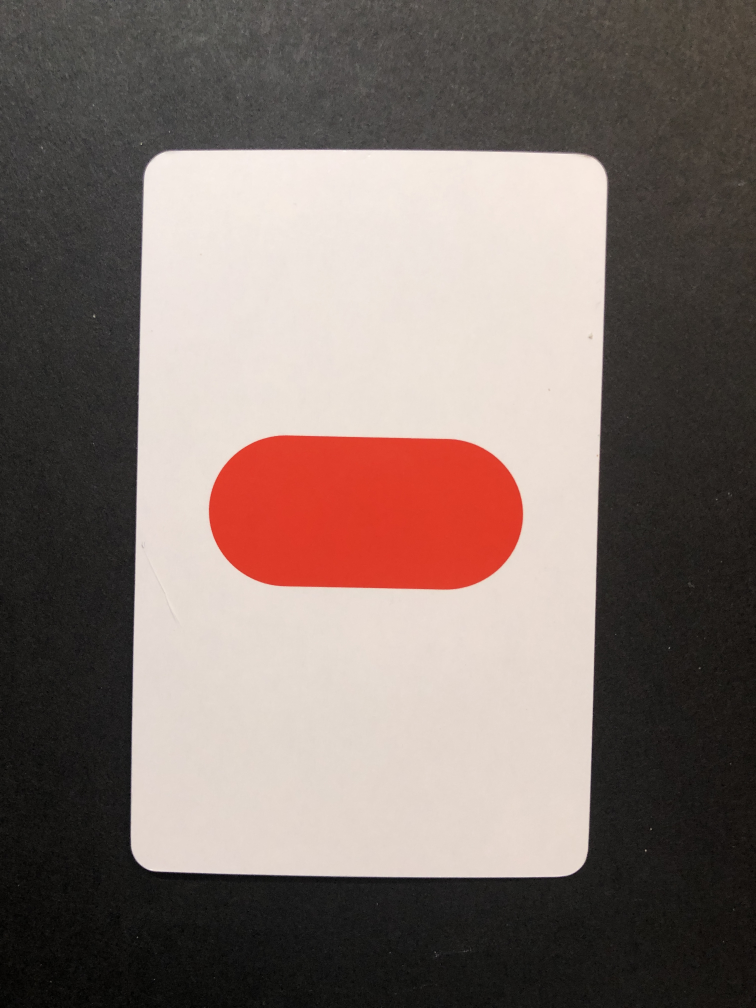
#> input picture img/0000.jpg, 3024 x 4032 px (shown at 1/4 size); its folder holds only this picture in this run
$ python -i obtain.py   (imports and definitions only)
#> lines starting #> are read from the running program, lines starting #| are printed output that depends on the picture; after the words box and inside, x2 and y2 are one past the last pixel; in counts of white or black regions, pixels touching at a corner belong together
### reference.py
import cv2
import numpy as np
import os

WAIT_TIME = 1500

SHAPES = ["0__0", "0__1", "0__2", "1__0", "1__1", "1__2", "2__0", "2__1", "2__2"]
IMG_TYPE = "jpg"

NUM_DICT = {0: "1", 1: "2", 2: "3"}
COLOR_DICT = {0: "red", 1: "green", 2: "purple"}
FILL_DICT = {0: "solid", 1: "striped", 2: "empty"}
SHAPE_DICT = {0: "oval", 1: "diamond", 2: "squiggle"}

CANNY_THRESH = 50
THRESH_C = 70

CARD_MAX_AREA = 120000
CARD_MIN_AREA = 5000
CARD_WIDTH = 225
CARD_HEIGHT = 350

FONT_SIZE = 2
DEFAULT_FILL = 0

RED_VALS = [0, 49, 64, 255, 212, 255]
GREEN_VALS = [50, 89, 70, 255, 56, 255]
PURPLE_VALS = [90, 179, 12, 255, 82, 255]
VALS_DICT = {0:RED_VALS, 1:GREEN_VALS, 2:PURPLE_VALS}


# idk why i did this. this is the same as the shape class lol
class Card:
    def __init__(self):
        self.name = []
        self.img = []


# really just a class to represent the shape images
class Shape:
    def __init__(self):
        self.img = []
        self.name = "tbd"

    def __init__(self, image, n):
        self.img = image
        self.name = n

    def __repr__(self):
        return name_from_id(self.name, True)


# shows image for time (ms)
# [4 lines left out: function show_wait, not called in this run]


# gets name from number id (id as string)
def name_from_id(id):
    return NUM_DICT[int(id[0])] + " " + COLOR_DICT[int(id[1])] + " " + FILL_DICT[int(id[2])] + " " + SHAPE_DICT[int(id[3])]


# cannot be bothered to think. pts assumed to be 2d array [4][2]
def format_points(pts):
    if len(pts) != 4:
        return
    left_top = [0,0]
    left_bottom = [0,0]
    right_bottom = [0,0]
    right_top = [0,0]
    x_sum = 0
    y_sum = 0
    for pt in pts:
        x_sum += pt[0][0]
        y_sum += pt[0][1]
    x_avg = x_sum // 4
    y_avg = y_sum // 4
    for pt in pts:
        if pt[0][0] <= x_avg:
            if pt[0][1] <= y_avg:
                left_top = pt
            else:
                left_bottom = pt
        else:
            if pt[0][1] <= y_avg:
                right_top = pt
            else:
                right_bottom = pt
    return [left_top, left_bottom, right_bottom, right_top]


# warps image (pts1 --> pts2)
def warp(img, pts1, pts2, width, height):
    matrix = cv2.getPerspectiveTransform(pts1, pts2)
    output = cv2.warpPerspective(img, matrix, (width, height))
    return output


# empty function for trackbars
def empty(dummy):
    print(dummy)


# stacks images in img_array
def stack_images(scale, img_array):
    rows = len(img_array)
    if rows == 0:
        return cv2.imread("reference/black.jpg")
    cols = len(img_array[0])
    rowsAvailable = isinstance(img_array[0], list)
    width = img_array[0][0].shape[1]
    height = img_array[0][0].shape[0]
    if rowsAvailable:
        for x in range(0, rows):
            for y in range(0, cols):
                if img_array[x][y].shape[:2] == img_array[0][0].shape[:2]:
                    img_array[x][y] = cv2.resize(img_array[x][y], (0, 0), None, scale, scale)
                else:
                    img_array[x][y] = cv2.resize(img_array[x][y], (img_array[0][0].shape[1], img_array[0][0].shape[0]),
                                                 None, scale, scale)
                if len(img_array[x][y].shape) == 2: img_array[x][y] = cv2.cvtColor(img_array[x][y], cv2.COLOR_GRAY2BGR)
        imageBlank = np.zeros((height, width, 3), np.uint8)
        hor = [imageBlank] * rows
        hor_con = [imageBlank] * rows
        for x in range(0, rows):
            hor[x] = np.hstack(img_array[x])
        ver = np.vstack(hor)
    else:
        for x in range(0, rows):
            if img_array[x].shape[:2] == img_array[0].shape[:2]:
                img_array[x] = cv2.resize(img_array[x], (0, 0), None, scale, scale)
            else:
                img_array[x] = cv2.resize(img_array[x], (img_array[0].shape[1], img_array[0].shape[0]), None, scale, scale)
            if len(img_array[x].shape) == 2: img_array[x] = cv2.cvtColor(img_array[x], cv2.COLOR_GRAY2BGR)
        hor = np.hstack(img_array)
        ver = hor
    return ver


# returns color id
# [136 lines left out: functions match_color, match, load_shapes, isolate, not called in this run]

### obtain.py
import cv2
import numpy as np
import reference as ref
import os

DIRECTORY = "img"
FIN_DIR = "all"


def get_contours(name, img, img_contour, img_gray, img_blur, img_canny, img_dilated, gs):
    # contours, hierarchy = cv2.findContours(img_canny, cv2.RETR_EXTERNAL, cv2.CHAIN_APPROX_SIMPLE)
    contours, hierarchy = cv2.findContours(img_dilated, cv2.RETR_EXTERNAL, cv2.CHAIN_APPROX_SIMPLE)
    for cnt in contours:
        area = cv2.contourArea(cnt)
        if area > 500:

            cv2.drawContours(img_contour, cnt, -1, (255, 0, 0), 3)
            peri = cv2.arcLength(cnt, True)
            # print(peri)
            approx = cv2.approxPolyDP(cnt, 0.02 * peri, True)
            # print(approx)

            objCor = len(approx)
            x, y, w, h = cv2.boundingRect(approx)

            if objCor == 4:
                objectType = "Card"
                width, height = ref.CARD_WIDTH, ref.CARD_HEIGHT
                # new = np.float32([[0, 0], [0, height], [width, height], [width, 0]])
                new = np.float32([[0, 0], [0, height], [width, height], [width, 0]])
                p1s = np.float32(ref.format_points(approx))
                warped_canny = ref.warp(img_canny, p1s, new, width, height)
                warped = None
                if gs:
                    (thresh, img_bw) = cv2.threshold(img_gray, 127, 255, cv2.THRESH_BINARY)
                    warped = ref.warp(img_bw, p1s, new, width, height)
                else:
                    warped = ref.warp(img, p1s, new, width, height)
                # warped_dilated = cv2.dilate(warped, kernel=np.ones((3, 3), np.uint8), iterations=1)
                cv2.imshow("warped1", warped_canny)
                cv2.imshow("warped orig", warped)
                cv2.imwrite(FIN_DIR + "/" + name, warped)
            else:
                objectType = ""

            cv2.rectangle(img_contour, (x, y), (x + w, y + h), (0, 255, 0), 2)
            cv2.putText(img_contour, objectType,
                        (x + (w // 2) - 10, y + (h // 2) - 10), cv2.FONT_HERSHEY_COMPLEX, 0.5,
                        (0, 0, 255), 2)
    img_stack = ref.stack_images(0.8, ([img, img_gray, img_blur],
                                      [img_canny, img_contour, img_dilated]))
    cv2.imshow("Stack", img_stack)


def process(gs=True):
#> called with gs = True
    for filename in os.listdir(DIRECTORY):
        if filename.endswith("." + ref.IMG_TYPE):
            print(os.path.join(DIRECTORY + "/", filename))
            img = cv2.imread(DIRECTORY + "/" + filename)
#> img is the input picture: shape (4032, 3024, 3); mean B, G, R 107.6, 113.1, 127.8
            img_contour = img.copy()
            img_gray = cv2.cvtColor(img, cv2.COLOR_BGR2GRAY)
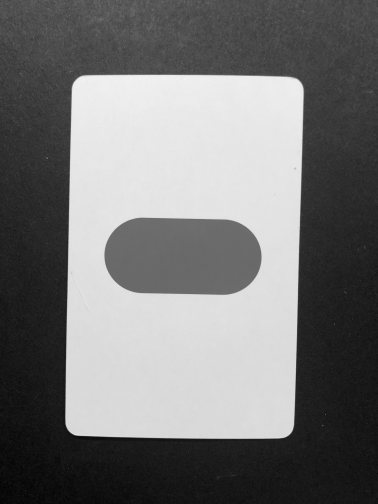
#> img_gray: shape (4032, 3024) (shown at 1/8 size); min 0, max 254, mean 116.9
            img_blur = cv2.GaussianBlur(img_gray, (7, 7), 3)
            img_canny = cv2.Canny(img_blur, 50, 50)
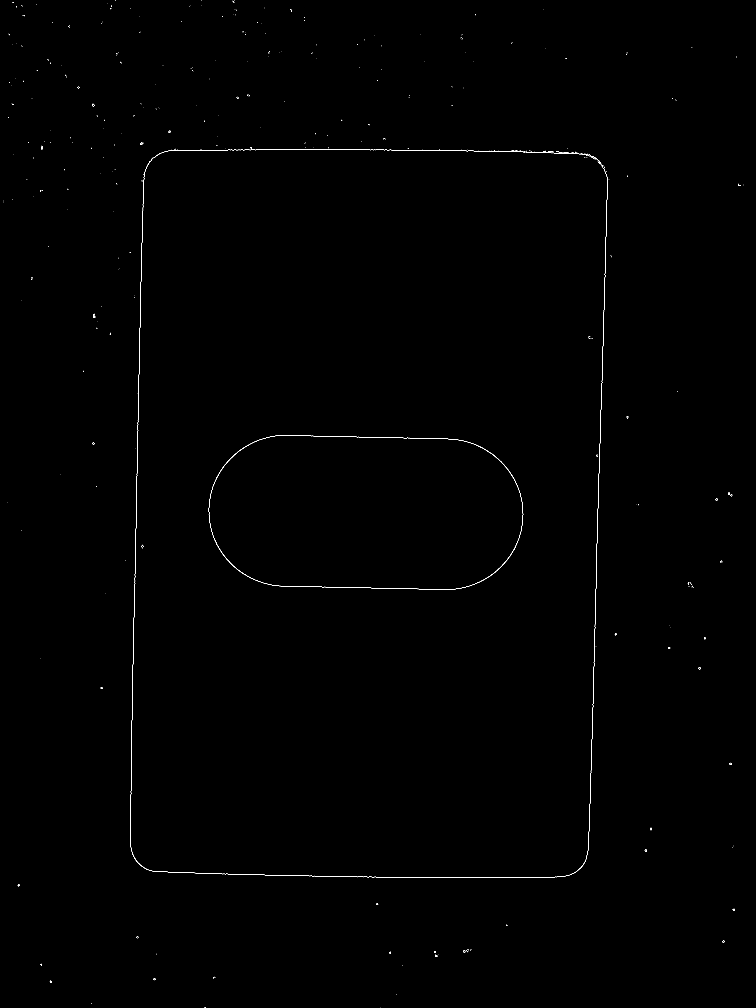
#> img_canny: shape (4032, 3024) (shown at 1/4 size); 0.12% white in thin lines or dots
            img_dilated = cv2.dilate(img_canny, kernel=np.ones((5, 5), np.uint8), iterations=2)
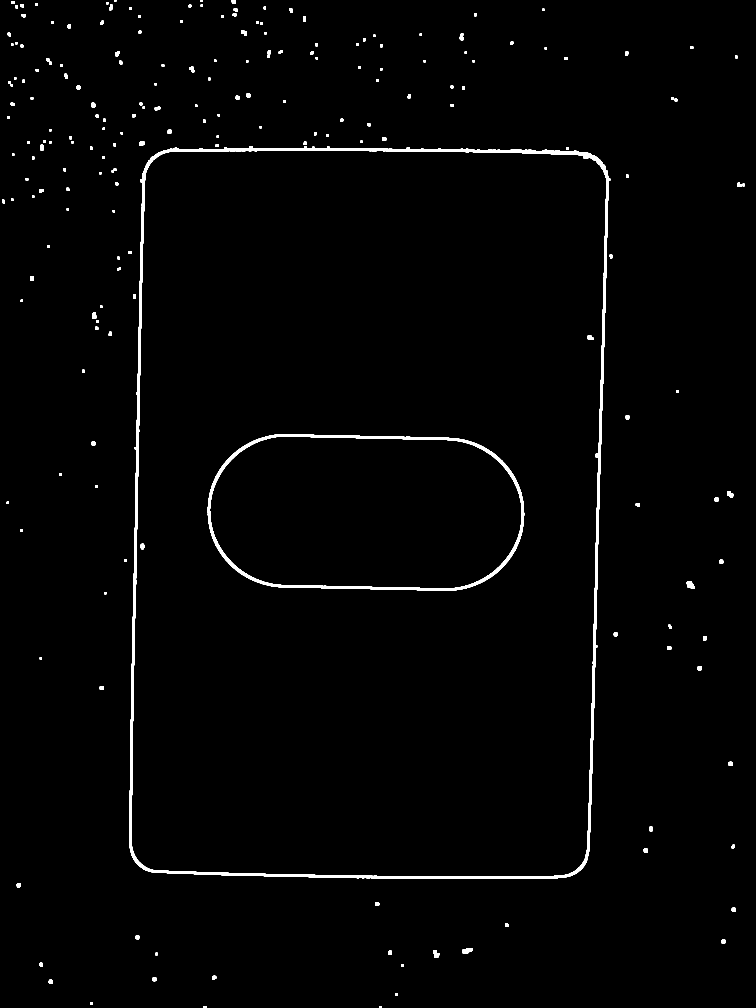
#> img_dilated: shape (4032, 3024) (shown at 1/4 size); 1.3% white; 205 white regions
            get_contours(filename, img, img_contour, img_gray, img_blur, img_canny, img_dilated, gs)
#> in get_contours, `contours, hierarchy = cv2.findContours(img_dilated, cv2.RETR_EXTERNAL,..`: contours = 202 contours; largest, box (x1, y1, x2, y2) and area: (518, 585, 2441, 3515) 5387374, (2747, 2325, 2778, 2354) 594, (1848, 3794, 1890, 3813) 584, (1733, 3801, 1758, 3832) 477, (2908, 1966, 2933, 1990) 398
#> the loop in get_contours, `for cnt in contours:` made 202 passes
#> (area, peri, objCor, x, y, w, h, objectType) on pass 80: (5387373.5, 9757.5, 4, 534, 620, 1887, 2875, 'Card')
#> after the loop in get_contours, `for cnt in contours:`:
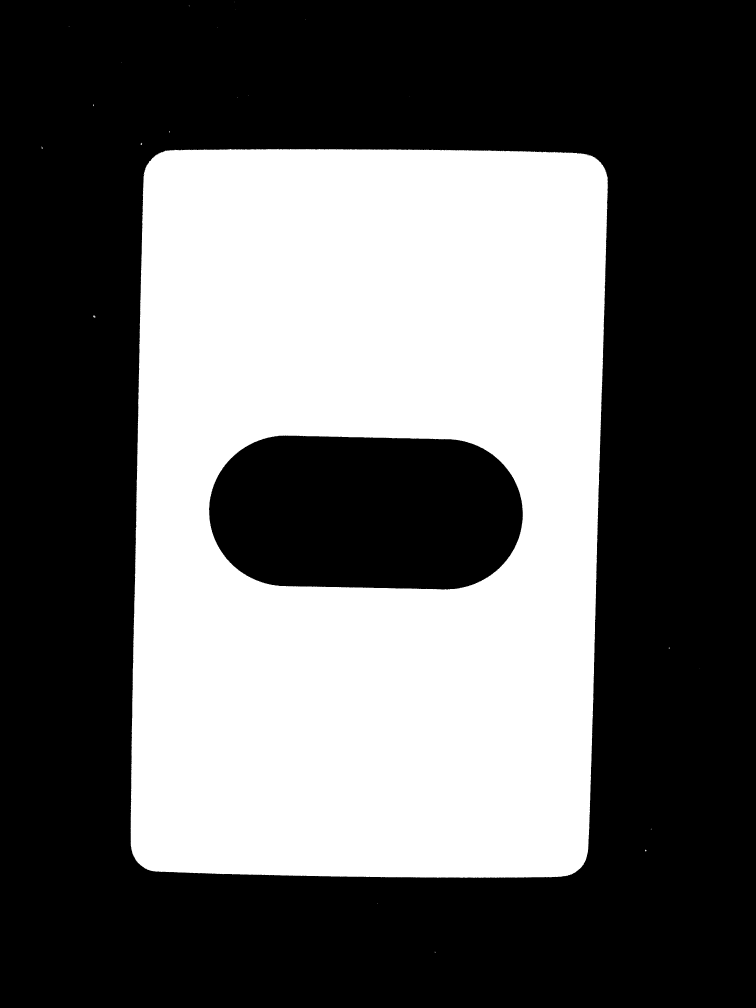
#> img_bw: shape (4032, 3024) (shown at 1/4 size); 38.4% white; 36 white regions (31 under 20 px), largest, box (x1, y1, x2, y2) and area: (522, 595, 2433, 3511) 4676288, (373, 1260, 382, 1270) 51, (562, 571, 569, 580) 32, (2580, 3399, 2586, 3405) 28, (165, 586, 170, 596) 26
#> after the loop in stack_images, `for x in range(0, rows):`: hor = 2 items
            img_stack = ref.stack_images(0.8, ([img, img_gray, img_blur],
                                              [img_canny, img_contour, img_dilated]))
            cv2.imshow("Stack", img_stack)
            cv2.waitKey(1000)


# [21 lines of commented-out code are left out]

>>> result = process()

$ run again, on img/0101.jpg
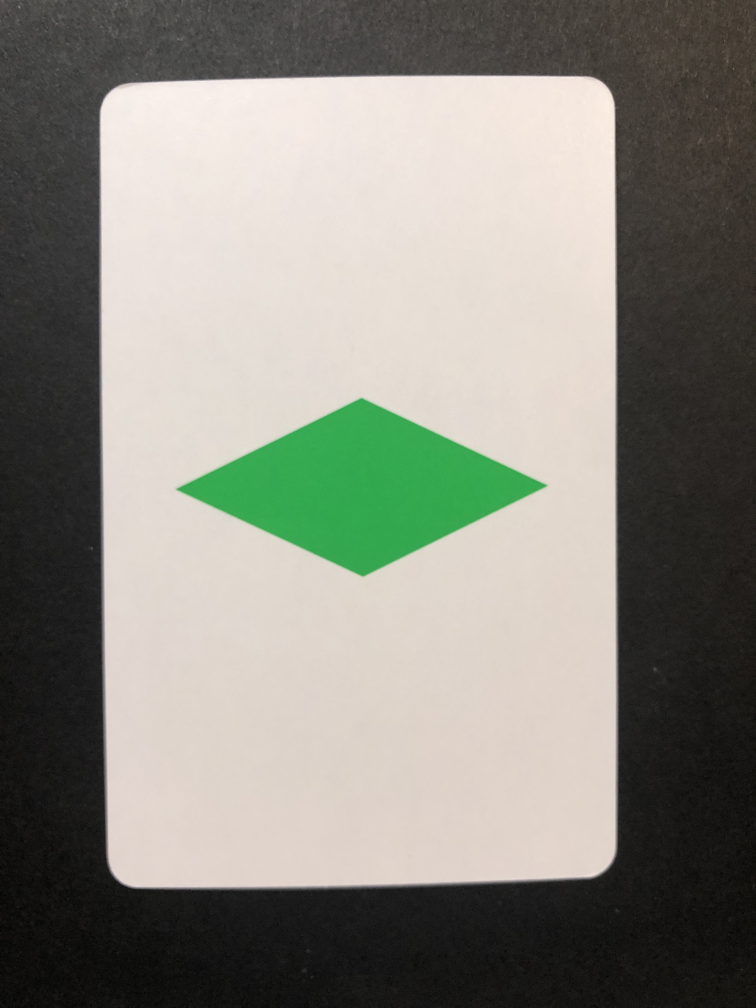
#> input picture img/0101.jpg, 3024 x 4032 px (shown at 1/4 size)
#> in process, img is the input picture: shape (4032, 3024, 3); mean B, G, R 125.9, 135, 135.7
#> in process, `img_canny = cv2.Canny(img_blur, 50, 50)`:
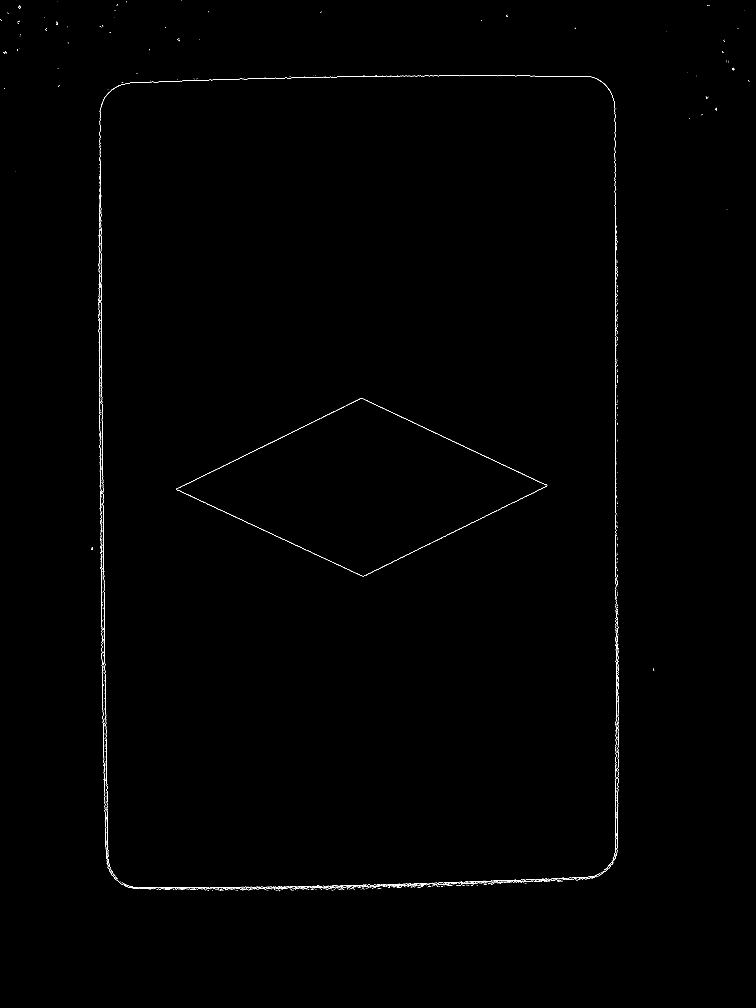
#> img_canny: shape (4032, 3024) (shown at 1/4 size); 0.19% white in thin lines or dots, all inside (x1, y1, x2, y2) = (0, 1, 2997, 3565)
#> img_dilated: shape (4032, 3024); 1.7% white; 54 white regions
#> contours = 53 contours; largest, box (x1, y1, x2, y2) and area: (389, 296, 2479, 3569) 6703422, (10, 201, 32, 218) 280, (395, 97, 417, 115) 273, (69, 18, 86, 38) 266, (705, 149, 724, 169) 265
#> the loop in get_contours, `for cnt in contours:` made 53 passes
#> (area, peri, approx, objCor, x, y, w, h) on pass 13: (6703421.5, 11650, [[2401, 316], [427, 353], [481, 3540], [2456, 3456]], 4, 427, 316, 2030, 3225)
#> after the loop in get_contours, `for cnt in contours:`:
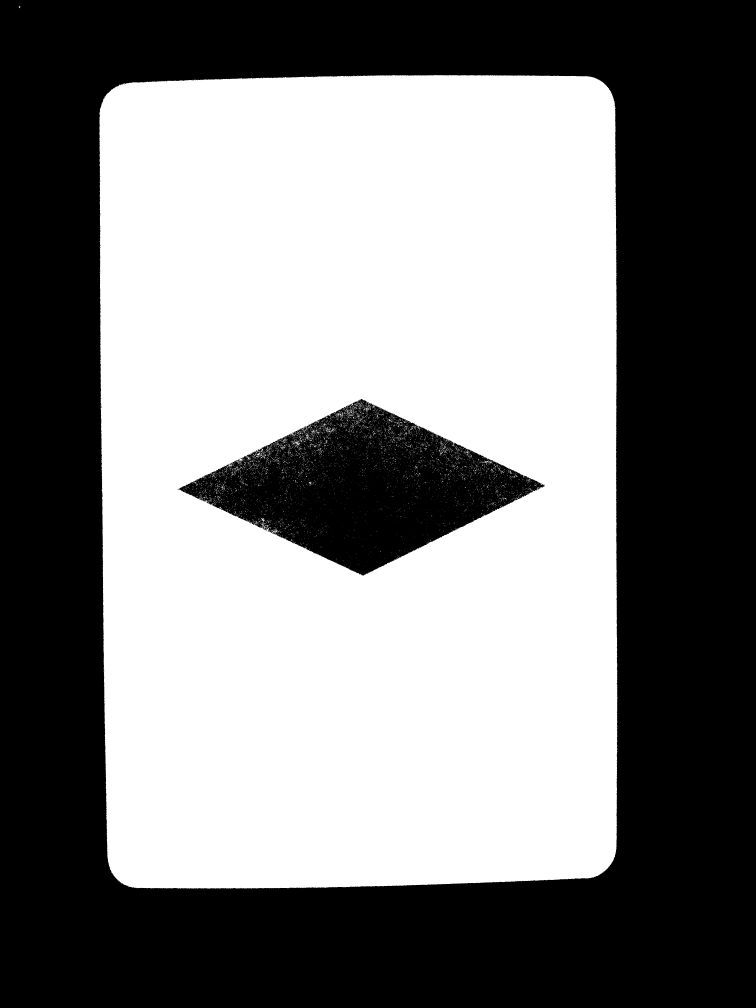
#> img_bw: shape (4032, 3024) (shown at 1/4 size); 50.3% white; 61 black regions (59 under 20 px), largest, box (x1, y1, x2, y2) and area: (0, 0, 3024, 4032) 5564419, (715, 1596, 2178, 2302) 494980
#> after the loop in stack_images, `for x in range(0, rows):`: hor = 2 items
